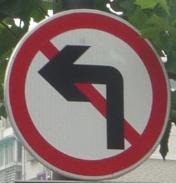
#> input picture opencv-intredit/temp_img/line.png, 176 x 183 px
$ python -i shape.py   (imports and definitions only)   (older library calls are emulated)
#> lines starting #> are read from the running program, lines starting #| are printed output that depends on the picture; after the words box and inside, x2 and y2 are one past the last pixel; in counts of white or black regions, pixels touching at a corner belong together
#> further down, picture is the input picture: shape (183, 176, 3); mean B, G, R 105.2, 109.2, 130
import cv2
import numpy as np
from typing import List


def detect_circle(
        img: np.array,
        dp=3.3,
        min_dist=500,
        min_radius=5,
        max_radius=10,
        param_1=200,
        param_2=20) -> np.array and np.array:
#> called with dp = 3.3, min_dist = 500, min_radius = 5, max_radius = 10, param_1 = 200, param_2 = 20
    gray = cv2.cvtColor(img, cv2.COLOR_BGR2GRAY)
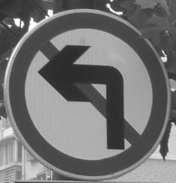
#> gray: shape (183, 176); min 39, max 255, mean 115

    normed = cv2.normalize(gray, None, 0, 255, cv2.NORM_MINMAX, cv2.CV_8UC1)
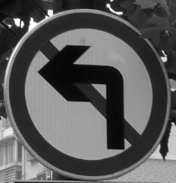
#> normed: shape (183, 176); min 0, max 255, mean 89.7
    kernel = cv2.getStructuringElement(
        shape=cv2.MORPH_ELLIPSE, ksize=(5, 5))
    opened = cv2.morphologyEx(normed, cv2.MORPH_OPEN, kernel)
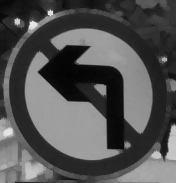
#> opened: shape (183, 176); min 0, max 231, mean 83.2

    thresh = cv2.adaptiveThreshold(opened, 255, 1, 1, 11, 2)
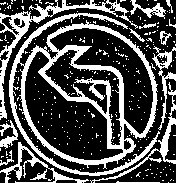
#> thresh: shape (183, 176); 31.2% white; 317 white regions (302 under 20 px), largest, box (x1, y1, x2, y2) and area: (9, 13, 160, 176) 5535, (0, 0, 138, 120) 1443, (0, 142, 89, 183) 584

    kernel_size = 5
    blur_opened = cv2.GaussianBlur(thresh, (kernel_size, kernel_size), 0)
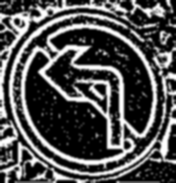
#> blur_opened: shape (183, 176); min 0, max 255, mean 79.3

    circles = cv2.HoughCircles(
        blur_opened,
        cv2.HOUGH_GRADIENT,
        dp,
        min_dist,
        minRadius=min_radius,
        maxRadius=max_radius,
        param1=param_1,
        param2=param_2)
#> circles = [[28.05, 156.8, 7.97]]

    if circles is not None:
        circles = np.round(circles[0, :]).astype("int")
#> circles = [[28, 157, 8]]
        return circles

    return None


# [68 lines left out: functions detect_line, detect_rectangle, detect_triangle, not called in this run]

>>> import cv2
>>> picture = cv2.imread('temp_img/line.png')
>>> result = detect_circle(picture)
#> result = [[28, 157, 8]]

$ run again, on opencv-intredit/temp_img/ring.png
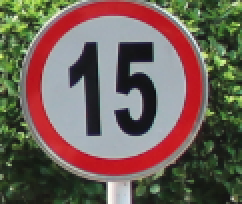
#> input picture opencv-intredit/temp_img/ring.png, 121 x 102 px (shown 2 times larger)
#> picture is the input picture: shape (102, 121, 3); mean B, G, R 87.5, 97, 111.7
#> in detect_circle, `thresh = cv2.adaptiveThreshold(opened, 255, 1, 1, 11, 2)`:
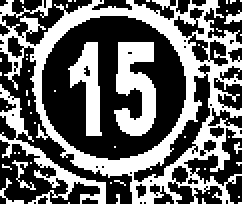
#> thresh: shape (102, 121) (shown 2 times larger); 40.7% white; 49 white regions (42 under 20 px), largest, box (x1, y1, x2, y2) and area: (0, 0, 121, 102) 3239, (57, 21, 78, 68) 640, (0, 42, 53, 102) 541
#> in detect_circle, `blur_opened = cv2.GaussianBlur(thresh, (kernel_size, kernel_size), 0)`:
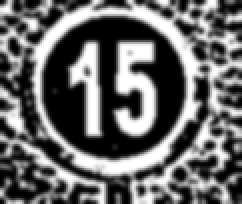
#> blur_opened: shape (102, 121) (shown 2 times larger); min 0, max 255, mean 103.8
#> in detect_circle, `circles = cv2.HoughCircles( blur_opened, cv2.HOUGH_GRADIENT, dp, min_d..`: circles = [[107.2, 11.55, 7.97]]
#> in detect_circle, `circles = np.round(circles[0, :]).astype("int")`: circles = [[107, 12, 8]]
